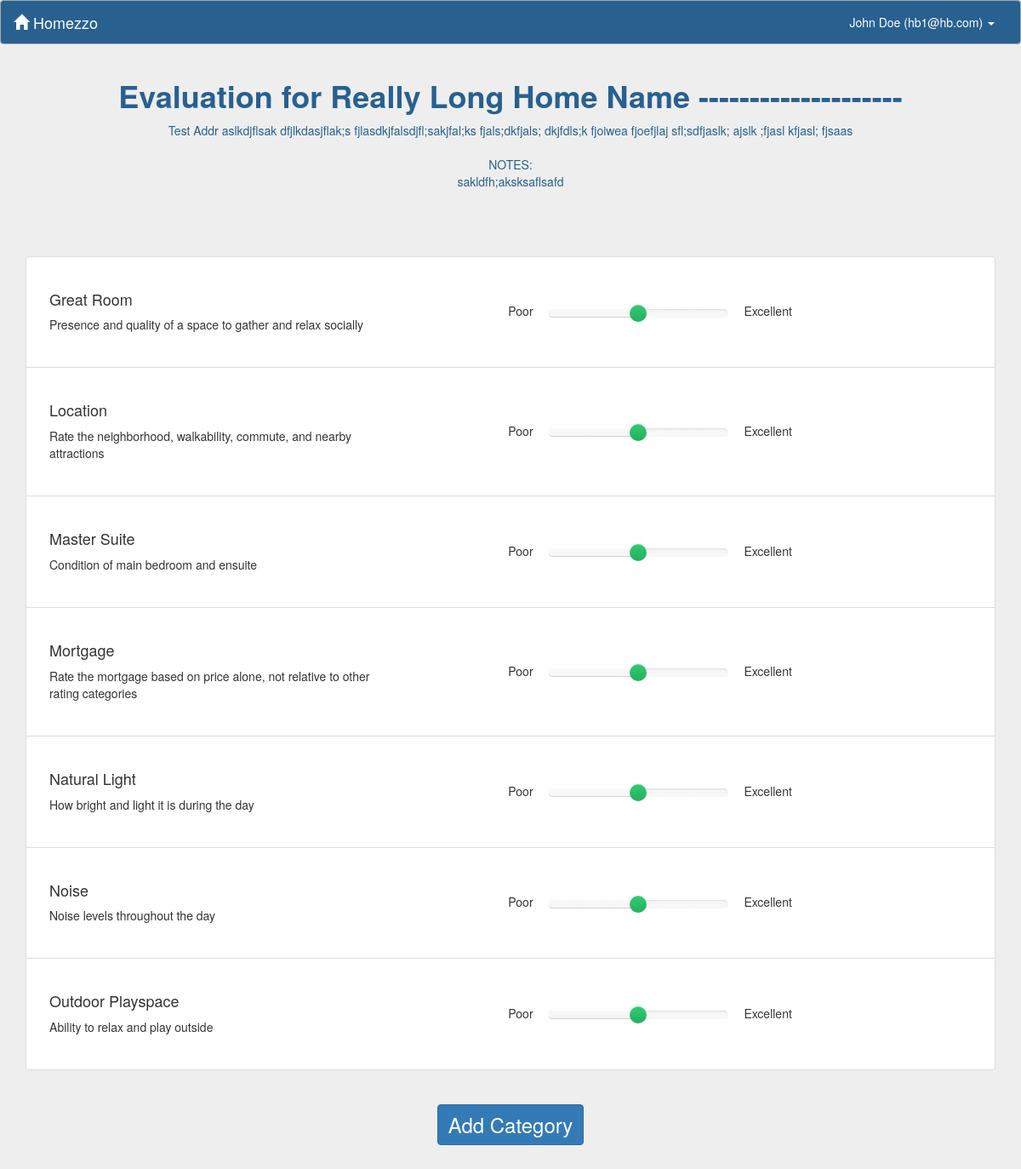
The page /eval/16/ (signed in) on the database its author committed.
### RealEstate/apps/core/models.py (models this page shows, shortened)
class User(AbstractBaseUser, PermissionsMixin):
    _EMAIL_CONFIRMATION_MESSAGE = u"""
        Hello {name},

        Thank you for registering for {app_name}!
        Please login and then click the link below to complete registration:
            {email_confirmation_link}

    """
    email = models.EmailField(
        unique=True,
        verbose_name="Email Address",
        error_messages={
            'unique': ("A user with this email already "
                       "exists.")
        })
    first_name = models.CharField(max_length=30, verbose_name="First Name")
    last_name = models.CharField(max_length=30, verbose_name="Last Name")
    phone = models.CharField(max_length=20, blank=True,
                             validators=[
                                 RegexValidator(
                                     regex="^[0-9-()+]{10,20}$",
                                     message=("Please enter a valid phone "
                                              "number."),
                                     code='phone_format'
                                 )
                             ],
                             verbose_name="Phone Number")
    is_staff = models.BooleanField(
        default=False,
        help_text=("Designates whether the user can log into this admin "
                   "site."),
        verbose_name="Staff Status")
    is_active = models.BooleanField(
        default=True,
        help_text=("Designates whether this user should be treated as "
                   "active. Unselect this instead of deleting accounts."),
        verbose_name="Active")
    email_confirmed = models.BooleanField(
        default=False,
        help_text=("Designates if this user has confirmed their email "
                   "address or not."),
        verbose_name="Email Confirmed")
    email_confirmation_token = models.CharField(
        max_length=64,
        default=_generate_email_confirmation_token,
        editable=False,
        unique=True,
        verbose_name="Email Confirmation Token")
    objects = UserManager()
    USERNAME_FIELD = 'email'
    REQUIRED_FIELDS = ['first_name', 'last_name']
    _ALL_TYPES_ALLOWED = set(['Homebuyer', 'Realtor'])
    _HOMEBUYER_ONLY = set(['Homebuyer'])
    _REALTOR_ONLY = set(['Realtor'])
    class Meta:
        verbose_name = "User"
        verbose_name_plural = "Users"
    def get_full_name(self):
        return u"{first} {last}".format(first=self.first_name,
                                        last=self.last_name).strip()
    @property
    def role_object(self):
        has_homebuyer = hasattr(self, 'homebuyer')
        has_realtor = hasattr(self, 'realtor')
        if has_homebuyer:
            if has_realtor:
                raise IntegrityError("User {user} is registered as both a "
                                     "Homebuyer and a Realtor, which is not "
                                     "valid.".format(user=unicode(self)))
            return self.homebuyer
        elif has_realtor:
            return self.realtor
        return None

class BaseModel(models.Model):
    class Meta:
        abstract = True

class ValidateCategoryCoupleMixin(object):
    """
    This is mixed in through multiple inheritance because the logic is common
    to indirectly related objects.
    """

class House(BaseModel, ValidateCategoryCoupleMixin):
    _NICKNAME_MIN_LENGTH = 1
    nickname = models.CharField(max_length=128, verbose_name="Nickname")
    address = models.TextField(blank=True, verbose_name="Address")
    couple = models.ForeignKey('core.Couple', verbose_name="Couple")
    categories = models.ManyToManyField('core.Category', through='core.Grade',
                                        verbose_name="Categories")
    def __unicode__(self):
        return self.nickname
    def address_lines(self):
        return map(lambda line: line.strip(), self.address.split('\n'))
    class Meta:
        ordering = ['nickname']
        unique_together = (('nickname', 'couple'),)
        verbose_name = "House"
        verbose_name_plural = "Houses"

class Category(BaseModel):
    _SUMMARY_MIN_LENGTH = 1
    summary = models.CharField(max_length=128, verbose_name="Category Name")
    description = models.TextField(blank=True, verbose_name="Description")
    couple = models.ForeignKey('core.Couple', verbose_name="Couple")
    class Meta:
        ordering = ['summary']
        unique_together = (('summary', 'couple'),)
        verbose_name = "Category"
        verbose_name_plural = "Categories"

### RealEstate/apps/core/views.py (the view, shortened to what this page needs)
class EvalView(BaseView):
    _USER_TYPES_ALLOWED = User._HOMEBUYER_ONLY
    template_name = 'core/houseEval.html'
    def _permission_check(self, request, role, *args, **kwargs):
        house_id = kwargs.get('house_id', None)
        if role.couple.house_set.filter(id=house_id).exists():
            return True
        return False
    def _score_context(self):
        score_field = Grade._meta.get_field('score')
        score_choices = dict(score_field.choices)
        min_score = min(score for score in score_choices)
        max_score = max(score for score in score_choices)
        min_choice = score_choices[min_score]
        max_choice = score_choices[max_score]
        return {
            'min_score': min_score,
            'max_score': max_score,
            'min_choice': min_choice,
            'max_choice': max_choice,
            'default_score': score_field.default,
            'js_scores': json.dumps(score_choices),
        }
    def _weight_context(self):
        weight_field = CategoryWeight._meta.get_field('weight')
        weight_choices = dict(weight_field.choices)
        min_weight = min(weight for weight in weight_choices)
        max_weight = max(weight for weight in weight_choices)
        min_choice = weight_choices[min_weight]
        max_choice = weight_choices[max_weight]
        return {
            'min_weight': min_weight,
            'max_weight': max_weight,
            'min_weightchoice': min_choice,
            'max_weightchoice': max_choice,
            'default_weight': weight_field.default,
            'js_weight': json.dumps(weight_choices),
        }
    def get(self, request, *args, **kwargs):
        homebuyer = request.user.role_object
        couple = homebuyer.couple
        categories = Category.objects.filter(couple=couple)
        house = get_object_or_404(House, id=kwargs["house_id"])
        grades = Grade.objects.filter(house=house, homebuyer=homebuyer)
        graded = []
        for category in categories:
            missing = True
            for grade in grades:
                if grade.category.id is category.id:
                    graded.append((category, grade.score))
                    missing = False
                    break
            if missing:
                graded.append((category, None))
        context = {
            'couple': couple,
            'house': house,
            'grades': graded,
            'form': AddCategoryFromEvalForm()
        }
        context.update(self._weight_context())
        context.update(self._score_context())
        return render(request, self.template_name, context)

### RealEstate/apps/core/context_processors.py (called while the page is built)
def app_name(request):
    return {'app_name': settings.APP_NAME}

def async_login_form(request):
    context = {}
    if not request.user.is_authenticated():
        context['login_form'] = AuthenticationForm()
    return context

### RealEstate/apps/core/models.py (called while the page is built)
    @property
    def role_type(self):
        return 'Homebuyer'

### RealEstate/apps/core/views.py (called while the page is built)
    @method_decorator(login_required)
    def dispatch(self, request, *args, **kwargs):
        role = request.user.role_object
        if role and role.role_type in self._USER_TYPES_ALLOWED:
            if self._permission_check(request, role, *args, **kwargs):
                return super(BaseView, self).dispatch(request, *args, **kwargs)
        raise PermissionDenied

### RealEstate/apps/core/templates/core/houseEval.html (shortened to what this page needs)
{% extends "core/base.html" %}
{% load bootstrap3 %}
{% load staticfiles %}
{% block style %}
<link rel="stylesheet" type="text/css" href="{% static 'slide.min.css' %}" />
{% endblock %}
{% block header %}
  <div class="header" id="heading">
    <h1><strong> Evaluation for {{house}}</strong></h1>
    {% for line in house.address_lines %}
      <span>{{ line }}</span><br>
    {% endfor %}
  </div>
{% endblock header %}
{% block body %}
<ul class="list-group">
	{% for category, score in grades %}
		<li class="list-group-item">
			<div class="row" style="margin: 20px 0;">
			    <div class="col-sm-6 vcenter description">
					<h4 id='update_{{category.id}}'>{{category.summary}}</h4>
					{% if category.description %}
						<p>
							{{ category.description }}
						</p>
					{% endif %}
				</div>
				<div class="col-lg-6 vcenter rating center-block" >
					    <div class="inner-rating">
							<span class="help-text" id="helptext-L">{{min_choice}}</span>
							<span class="help-text" id="helptext-R">{{max_choice}}</span>
					</div>
				</div>
			</div>
		</li>
	{% endfor %}
</ul>
<center>
    <button type="button" class="btn btn-primary" data-toggle="modal" data-target="#addCategory">Add Category</button>
</center>
{% endblock %}

### RealEstate/apps/core/templates/core/base.html (shortened to what this page needs)
{% load bootstrap3 %}
{% load staticfiles %}
<!DOCTYPE html>
<html>
  <head>
    {% bootstrap_css %}
    <link rel="stylesheet" type="text/css" href="{% static 'style.css' %}" />
    <link rel="stylesheet" type="text/css" href="{% static 'login.css' %}"  />
    {% block style %}
    {% endblock %}
  </head>
  <body>
    {% with authenticated=user.is_authenticated %}
      {% block main %}
        <div id="main-content">
          <nav class="bs-blue-background navbar navbar-default">
            <div class="container-fluid">
              <div class="navbar-header">
                <a class="navbar-brand" href="{% url 'signup' %}">
                  <span class="glyphicon glyphicon-home" aria-hidden="true"></span>
                  {{ app_name }}
                </a>
              </div>
              <div class="collapse navbar-collapse" id="bs-example-navbar-collapse-1">
                <ul class="nav navbar-nav navbar-right">
                  {% if authenticated %}
                    <li class="dropdown">
                      <a href="#" class="dropdown-toggle" data-toggle="dropdown"
                         role="button" aria-haspopup="true" aria-expanded="false">
                         {{ user.get_full_name|default:"User"}} ({{user.email}})
                         <span class="caret"></span>
                      </a>
                    </li>
                  {% else %}
                    <li><a class="login-color" href="#" data-toggle="modal" data-target="#modal-login"> Log In</a></li>
                  {% endif %}
                </ul>
              </div>
            </div>
          </nav>
          <div class="container" style="margin-bottom:30px;">
            <div class="row">
              {% block header %}
              {% endblock %}
            </div>
            {% block messages %}
              <div class="row">
                <div class="col-sm-2"></div>
                 <div id="messages" class="col-sm-8" style="margin: 8px;text-align:center;">
                 </div>
                 <div class="col-sm-2"></div>
              </div>
            {% endblock %}
            {% block body %}
            {% endblock body %}
          </div>
        </div>
      {% endblock main %}
    {% endwith %}
  </body>
</html>

### RealEstate/apps/core/static/style.css (style rules this page uses)
html, body, #main-content { height: 100%; }
#main-content { overflow-y: auto; overflow-x: hidden; }
#main-content, .modal-content { background-color: #EEE; }
.bs-blue-background { background-color: rgb(40, 96, 144); border-color:#aaa; }
.bs-blue, #main-content .header, .modal-content label, .modal-header, .password-change label { color: rgb(40, 96, 144); }
nav.navbar * { color: white !important; }
.nav a { background-color:transparent !important; }
#main-content .header, .modal-header { text-align:center; }
ul.list-group { padding-top:30px; }
#heading { padding-bottom: 30px; }
.vcenter { display: inline-block; vertical-align: middle; float: none; margin-left:-3px; }
.rating { display: inline-block; }
.inner-rating { text-align: center; display: block; }
#helptext-L { padding-right: 15px; }
#helptext-R { padding-left: 15px; }
button.btn, a.btn { margin:20px; }
.modal-content button, #main-content button, #main-content .dashboard-buttons a { font-size: x-large; }

### rows shown on the page
User: get_full_name "John Doe", email "hb1@hb.com"
House: nickname "Really Long Home Name --------------------"
Category: summary "Great Room", description "Presence and quality of a space to gather and relax socially", min_choice "Poor", max_choice "Excellent"
Category: summary "Location", description "Rate the neighborhood, walkability, commute, and nearby attractions", min_choice "Poor", max_choice "Excellent"
Category: summary "Master Suite", description "Condition of main bedroom and ensuite", min_choice "Poor", max_choice "Excellent"
Category: summary "Mortgage", description "Rate the mortgage based on price alone, not relative to other rating categories", min_choice "Poor", max_choice "Excellent"
Category: summary "Natural Light", description "How bright and light it is during the day", min_choice "Poor", max_choice "Excellent"
Category: summary "Noise", description "Noise levels throughout the day", min_choice "Poor", max_choice "Excellent"
Category: summary "Outdoor Playspace", description "Ability to relax and play outside", min_choice "Poor", max_choice "Excellent"

### other values the page prints
{{ app_name }} "Homezzo"
{{ line }} "Test Addr aslkdjflsak dfjlkdasjflak;s fjlasdkjfalsdjfl;sakjfal;ks fjals;dkfjals; dkjfdls;k fjoiwea fjoefjlaj sfl;sdfjaslk; ajslk ;fjasl kfjasl; fjsaas" "NOTES:" "sakldfh;aksksaflsafd"
